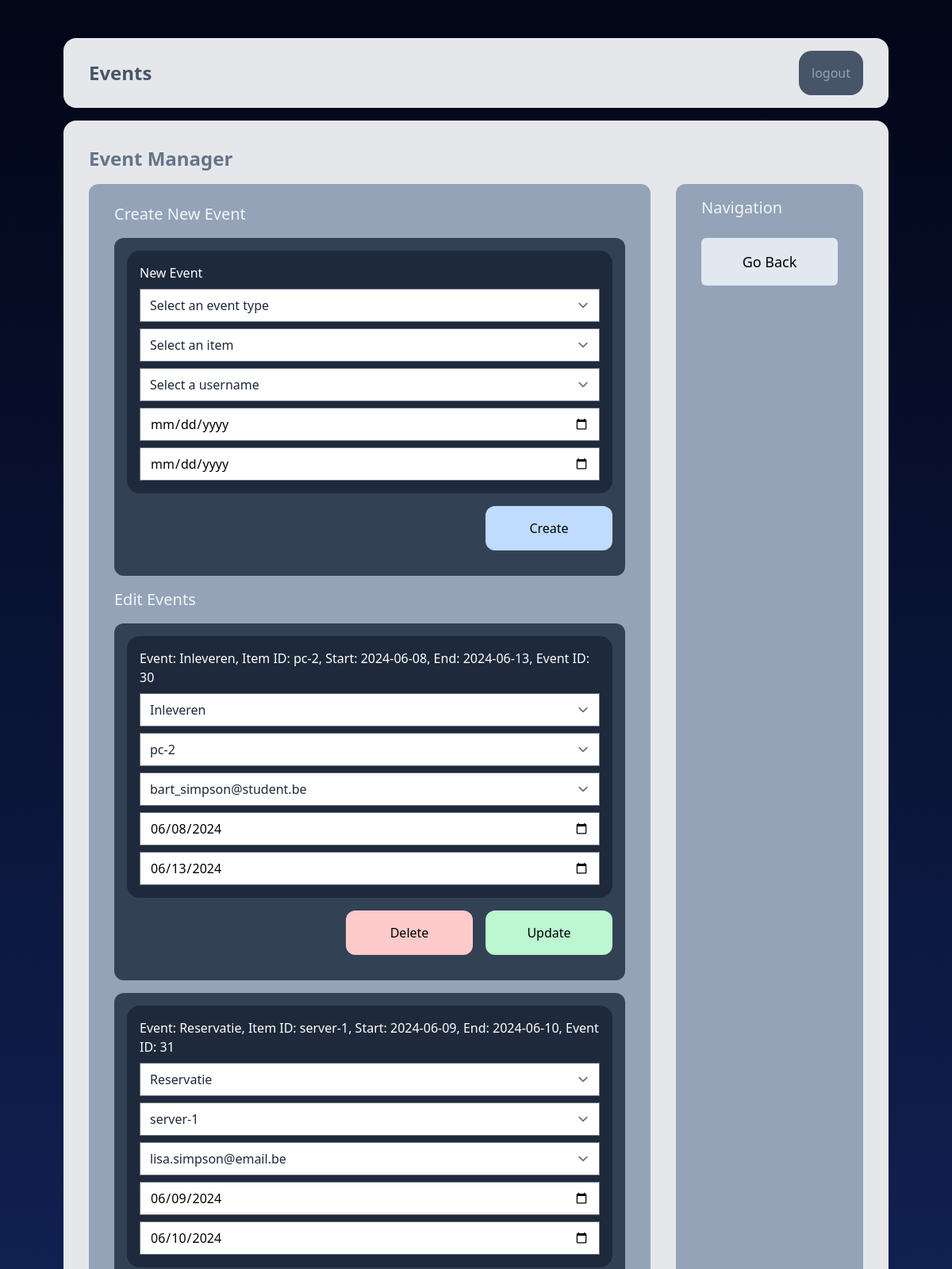
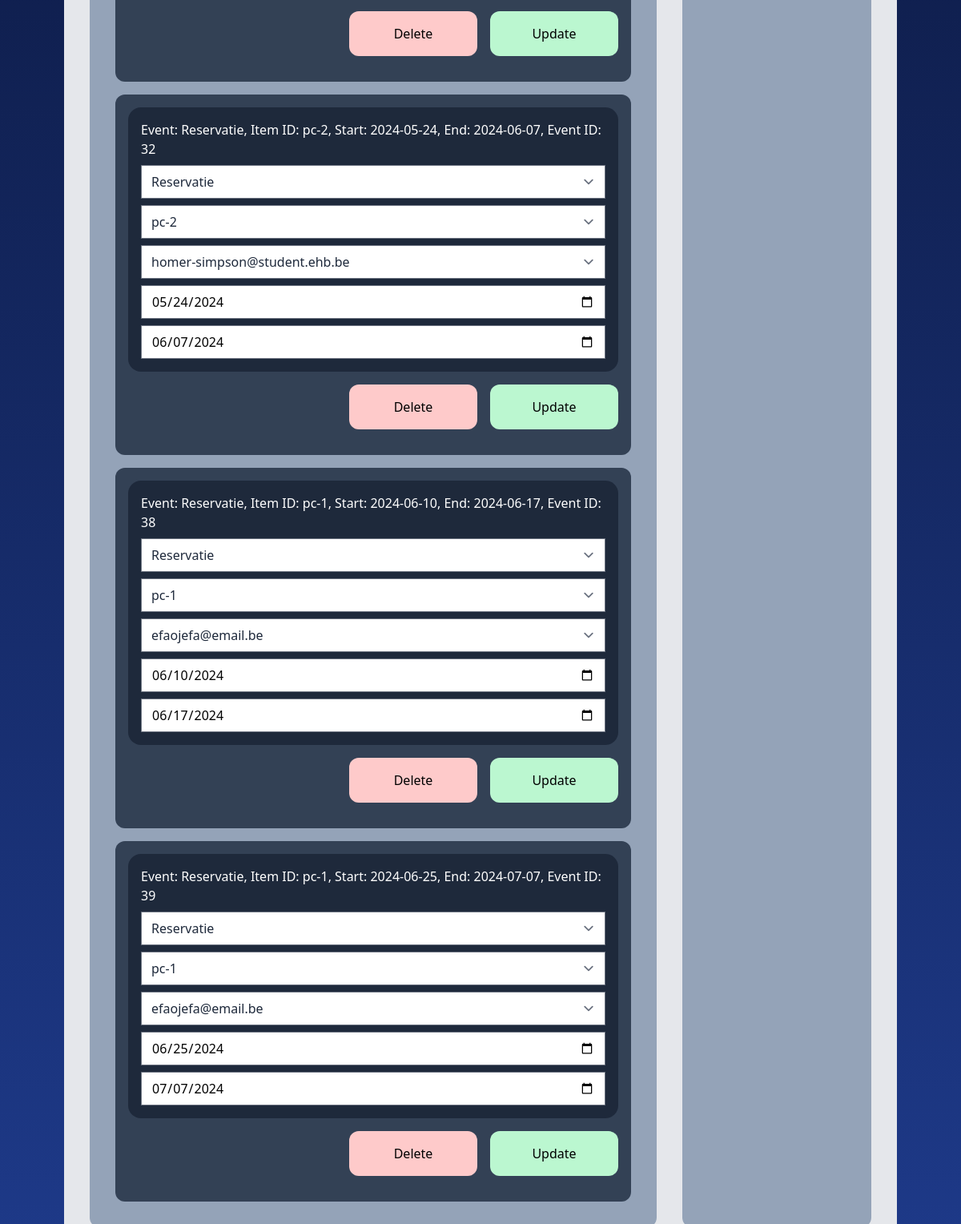
Screenshot of /event-manager (signed in) with the database file from the repository (2 pictures, top to bottom).
### app/models.py (models this page shows, shortened)
class CalendarEvent(models.Model):
    calendarid = models.ForeignKey(Calendar, on_delete=models.CASCADE)
    eventid = models.ForeignKey(Event, on_delete=models.CASCADE)

class Event(models.Model):
    eventType = models.ForeignKey(EventType, on_delete=models.CASCADE)
    itemid = models.ForeignKey(Item, on_delete=models.CASCADE)
    start = models.DateField()
    end = models.DateField()
    def __str__(self):
        return f"Event: {self.eventType.type}, Item ID: {self.itemid.naam}, Start: {self.start}, End: {self.end}, Event ID: {self.id}"

class EventType(models.Model):
    type = models.CharField(max_length=255, unique=True)

class Item(models.Model):
    itemTypeID = models.ForeignKey(ItemType, on_delete=models.CASCADE)
    naam = models.CharField(max_length=255, unique=True)
    beschrijving = models.CharField(max_length=255)

### app/views.py (the view, shortened to what this page needs)
# urls.py: path('event-manager', views.event_manager, name="event-manager"),
def event_manager(request):
    if not request.user.is_authenticated:
        return render(request, 'app/event-manager.html')
    items = Item.objects.all()
    users = User.objects.all()
    calendar_events = CalendarEvent.objects.all()
    event_types = EventType.objects.all()
    return render(request, 'app/event-manager.html', {
        'calendar_events': calendar_events,
        'event_types': event_types,
        'items': items,
        'users': users
        })

### app/templates/app/event-manager.html (shortened to what this page needs)
{% extends "app/base.html" %}
{% block body %}
    {% if request.user.is_authenticated %}
    <div class="grid grid-rows-[auto_1fr] gap-4 min-h-screen p-4 sm:mx-16">
        <div class="grid items-center bg-gray-200 rounded-2xl mt-8 px-4 py-4 sm:px-8 sm:py-4 grid-cols-[1fr_auto]">
            <h1 class="font-bold text-2xl text-slate-600">Events</h1>
            <a class="bg-slate-600 px-4 py-2 sm:py-4 rounded-2xl text-center text-slate-400 font-medium" href="logout_view">logout</a>
        </div>
        <div class="grid gap-4 sm:gap-x-8 bg-gray-200 rounded-2xl p-4 sm:p-8 mb-8 grid-cols-1 sm:grid-cols-[3fr_1fr]  grid-rows-[auto_1fr]">
            <h1 class="sm:col-span-2 font-bold text-2xl text-slate-500">Event Manager</h1>
            <div class="grid bg-slate-400 rounded-xl gap-2 sm:px-8 sm:pb-8 p-4">
                    <div class="flex place-content-between place-items-center min-h-11">
                        <h2 class="text-xl text-slate-100 font-medium">Create New Event</h2>
                    </div>
                    <ul class="grid gap-4">
                        <li class="bg-slate-700 rounded-xl p-4">
                            <form method="post" action="event-manager" id="Create">{% csrf_token %}
                                <div class="grid bg-slate-800 rounded-2xl p-4 gap-2">
                                    <h3 class="text-white">New Event</h3>
                                    <select class="text-slate-800" name="event_type" required>
                                        <option class="" value="" selected>Select an event type</option>
                                    </select>
                                    <select class="text-slate-800" name="item_naam" required>
                                        <option value="" selected>Select an item</option>
                                    </select>
                                    <select class="text-slate-800" name="user_username" required>
                                        <option value="" selected>Select a username</option>
                                    </select>
                                    <input type="date" name="start_date" value="{{ start_date }}"></input>
                                    <input type="date" name="end_date" value="{{ end_date }}"></input>
                                </div>
                                <div class="flex place-content-end gap-4 py-4">
                                    <button type="submit" name="action" class="bg-blue-200 p-4 rounded-xl sm:min-w-40 text-center" value="Create"form="Create">Create</button>
                                </div>
                            </form>
                        </li>
                        <h2 class="text-xl text-slate-100 font-medium">Edit Events</h2>
                        {% if calendar_events %}
                            {% for calendar_event in calendar_events %}
                                <li class="bg-slate-700 rounded-xl p-4">
                                    <form method="post" action="event-manager" id="{{ calendar_event.id }}">{% csrf_token %}
                                        <div class="grid bg-slate-800 rounded-2xl p-4 gap-2">
                                            <h3 class="text-white">{{ calendar_event.eventid }}</h3>
                                            <select class="text-slate-800" name="event_type" >
                                            {% for eventtype in event_types %}
                                                {% if calendar_event.eventid.eventType.type == eventtype.type %}
                                                    <option value='{{ eventtype.type }}' selected>{{ eventtype.type }}</option>
                                                {% else %}
                                                    <option value='{{ eventtype.type }}'>{{ eventtype.type }}</option>
                                                {% endif %}
                                            {% endfor %}
                                            </select>
                                            <select class="text-slate-800" name="item_naam" >
                                                {% for item in items %}
                                                    {% if calendar_event.eventid.itemid.naam == item.naam %}
                                                        <option value='{{ item.naam }}' selected>{{ item.naam }}</option>
                                                    {% else %}
                                                        <option value='{{ item.naam }}'>{{ item.naam }}</option>
                                                    {% endif %}
                                                {% endfor %}
                                            </select>
                                            <select class="text-slate-800" name="user_username">
                                                {% for user in users %}
                                                    {% if calendar_event.calendarid.userid.username == user.username %}
                                                        <option value='{{ user.username }}' selected>{{ user.username }}</option>
                                                    {% else %}
                                                        <option value='{{ user.username }}'>{{ user.username }}</option>
                                                    {% endif %}
                                                {% endfor %}
                                            </select>
                                            <input type="date" name="start_date" value="{{ calendar_event.eventid.start|date:'Y-m-d' }}"></input>
                                            <input type="date" name="end_date" value="{{ calendar_event.eventid.end|date:'Y-m-d' }}"></input>
                                        </div>
                                        <div class="flex place-content-end gap-4 py-4">
                                            <button type="submit" name="action" class="bg-red-200 p-4 rounded-xl sm:min-w-40 text-center" value="Delete" form="{{ calendar_event.id }}">Delete</button>
                                            <button type="submit" name="action" class="bg-green-200 p-4 rounded-xl sm:min-w-40 text-center" value="Update"form="{{ calendar_event.id }}">Update</button>
                                        </div>
                                    </form>
                                </li>
                            {% endfor %}
                            </ul>
                        {% else %}
                            <p>No events available</p>
                        {% endif %}
                </div>
                <div class="flex bg-slate-400 rounded-xl p-4 sm:px-8 sm:py-4 gap-2 flex-col">
                    <h2 class="text-xl text-slate-100 font-medium min-h-11">Navigation</h2>
                    <div class="flex gap-4 flex-col">
                    <a class="grid bg-slate-200 rounded-md place-content-center p-4 text-lg font-medium" href="overview">Go Back</a>
                    </div>
                </div>
            </div>
        </div>
    {% endif %}
{% endblock %}

### rows the page displays
CalendarEvent: eventid "Event: Inleveren, Item ID: pc-2, Start: 2024-06-08, End: 2024-06-13, Event ID: 30", start_date "06/08/2024", end_date "06/13/2024"
CalendarEvent: eventid "Event: Reservatie, Item ID: server-1, Start: 2024-06-09, End: 2024-06-10, Event ID: 31", start_date "06/09/2024", end_date "06/10/2024"
CalendarEvent: eventid "Event: Reservatie, Item ID: pc-2, Start: 2024-05-24, End: 2024-06-07, Event ID: 32", start_date "05/24/2024", end_date "06/07/2024"
CalendarEvent: eventid "Event: Reservatie, Item ID: pc-1, Start: 2024-06-10, End: 2024-06-17, Event ID: 38", start_date "06/10/2024", end_date "06/17/2024"
CalendarEvent: eventid "Event: Reservatie, Item ID: pc-1, Start: 2024-06-25, End: 2024-07-07, Event ID: 39", start_date "06/25/2024", end_date "07/07/2024"

### other values shown
form field event_type "Inleveren"
form field item_naam "pc-2"
form field user_username "bart_simpson@student.be"
form field event_type "Reservatie"
form field item_naam "server-1"
form field user_username "lisa.simpson@email.be"
form field user_username "homer-simpson@student.ehb.be"
form field item_naam "pc-1"
form field user_username "efaojefa@email.be"
